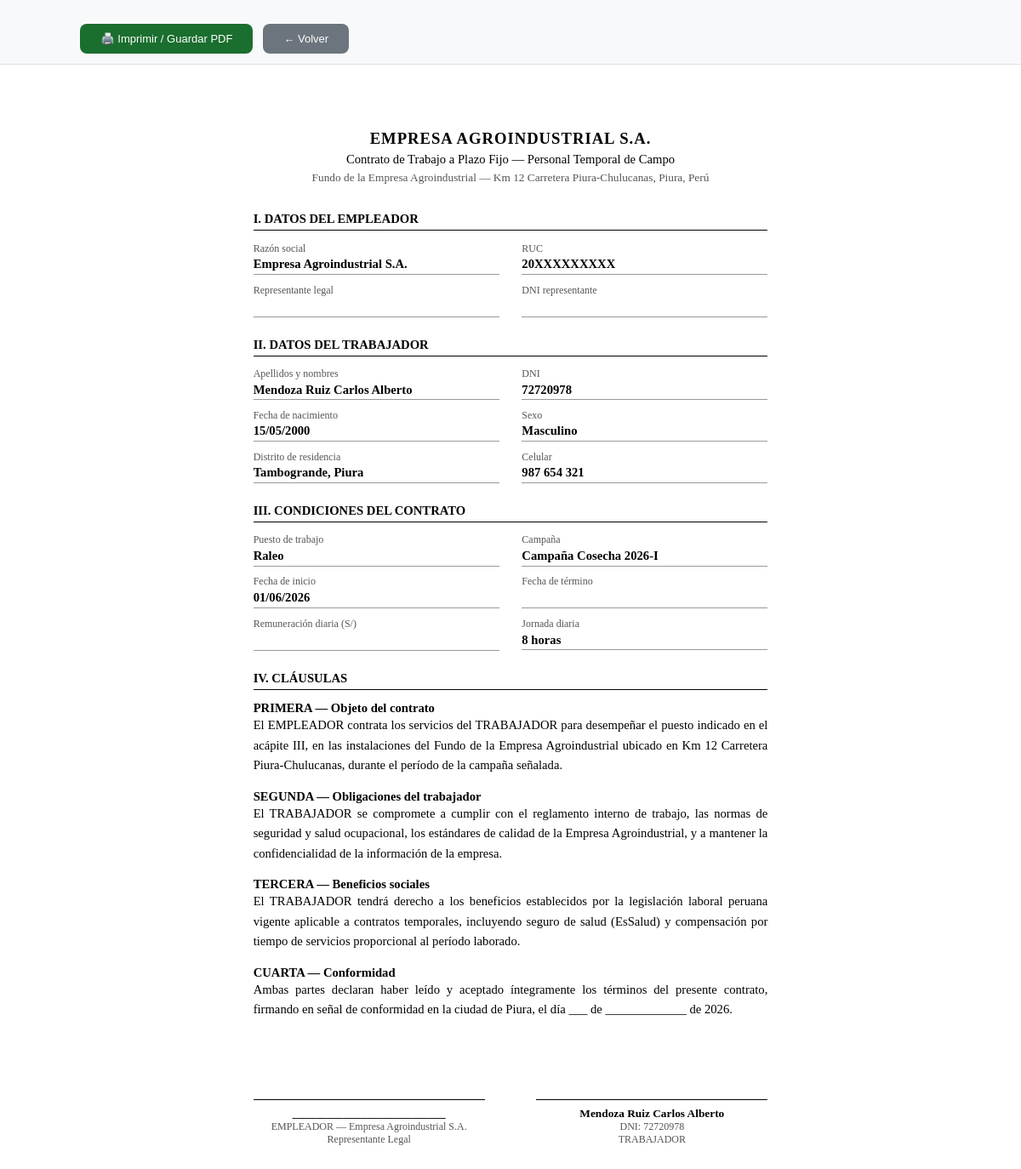
The page /rrhh/postulante/1/contrato (signed in) on the database its author committed.
### models.py (models this page shows, shortened)
class Usuario(UserMixin, db.Model):
    __tablename__ = 'usuarios'
    id = db.Column(db.Integer, primary_key=True)
    dni = db.Column(db.String(8), unique=True, nullable=False)
    nombres = db.Column(db.String(100))          # capturado en registro
    apellidos = db.Column(db.String(100))
    celular = db.Column(db.String(15), nullable=False)
    correo = db.Column(db.String(120), unique=True, nullable=True)  # staff
    password_hash = db.Column(db.String(255), nullable=False)
    rol = db.Column(db.String(20), nullable=False)   # postulante | rrhh | medico
    verificado = db.Column(db.Boolean, default=False)
    otp_code = db.Column(db.String(6), nullable=True)
    otp_expira = db.Column(db.DateTime, nullable=True)
    intentos_fallidos = db.Column(db.Integer, default=0)
    bloqueado_hasta = db.Column(db.DateTime, nullable=True)
    activo = db.Column(db.Boolean, default=True)
    cargo = db.Column(db.String(100), nullable=True)
    password_temporal = db.Column(db.Boolean, default=False)
    es_jefe = db.Column(db.Boolean, default=False)
    creado_en = db.Column(db.DateTime, default=datetime.utcnow)
    postulante = db.relationship('Postulante', backref='usuario', uselist=False)

class Postulante(db.Model):
    __tablename__ = 'postulantes'
    id = db.Column(db.Integer, primary_key=True)
    usuario_id = db.Column(db.Integer, db.ForeignKey('usuarios.id'), nullable=False)
    convocatoria_id = db.Column(db.Integer, db.ForeignKey('convocatorias.id'), nullable=True)
    fecha_nacimiento = db.Column(db.Date)
    sexo = db.Column(db.String(10))
    grado_instruccion = db.Column(db.String(50))
    distrito = db.Column(db.String(60))
    puesto = db.Column(db.String(60))
    es_extrabajador = db.Column(db.Boolean, default=False)
    datos_completos = db.Column(db.Boolean, default=False)
    estado_proceso = db.Column(db.String(40), default='registrado')
    estado_vacante = db.Column(db.String(30), nullable=True)
    fecha_hora_declaracion = db.Column(db.DateTime)
    fecha_hora_habilitacion = db.Column(db.DateTime)
    creado_en = db.Column(db.DateTime, default=datetime.utcnow)
    validado_en_fundo = db.Column(db.Boolean, default=False)
    validado_en_fundo_en = db.Column(db.DateTime)
    codigo_constancia = db.Column(db.String(12), unique=True, nullable=True)
    inducciones = db.relationship('AvanceInduccion', backref='postulante', lazy=True)
    declaracion = db.relationship('DeclaracionSalud', backref='postulante', uselist=False)
    cita = db.relationship('CitaTopico', backref='postulante', uselist=False)
    historial = db.relationship('HistorialEstado', backref='postulante', lazy=True)
    @property
    def dni(self):
        return self.usuario.dni if self.usuario else None
    @property
    def nombres(self):
        return self.usuario.nombres if self.usuario else None
    @property
    def apellidos(self):
        return self.usuario.apellidos if self.usuario else None

class Convocatoria(db.Model):
    __tablename__ = 'convocatorias'
    id = db.Column(db.Integer, primary_key=True)
    nombre = db.Column(db.String(100), nullable=False)
    fecha_apertura = db.Column(db.DateTime, nullable=False)
    fecha_cierre = db.Column(db.DateTime, nullable=False)
    fecha_presentacion = db.Column(db.Date, nullable=False)
    hora_presentacion = db.Column(db.String(10), nullable=False)
    lugar_presentacion = db.Column(db.String(200), nullable=False)
    activa = db.Column(db.Boolean, default=True)
    cerrada_manualmente = db.Column(db.Boolean, default=False)
    creado_en = db.Column(db.DateTime, default=datetime.utcnow)
    puestos = db.relationship('PuestoConvocatoria', backref='convocatoria', lazy=True)

### app.py (the view)
@app.route('/rrhh/postulante/<int:pid>/contrato')
@login_required
@rol_requerido('rrhh')
def rrhh_contrato(pid):
    p = Postulante.query.get_or_404(pid)
    conv = convocatoria_activa()
    return render_template('rrhh/contrato.html', postulante=p, conv=conv)

### app.py (called while the page is built)
@login_manager.user_loader
def load_user(uid):
    return db.session.get(Usuario, int(uid))

def rol_requerido(*roles):
    def decorator(f):
        @wraps(f)
        def wrapped(*args, **kwargs):
            if not current_user.is_authenticated or current_user.rol not in roles:
                flash('Acceso restringido.', 'danger')
                return redirect(url_for('login'))
            return f(*args, **kwargs)
        return wrapped
    return decorator

def convocatoria_activa():
    return Convocatoria.query.filter_by(activa=True).first()

### templates/rrhh/contrato.html (shortened to what this page needs)
<!DOCTYPE html>
<html lang="es">
<head>
</head>
<body>
<div class="no-print-bar">
  <button class="no-print" onclick="window.print()">
    🖨️ Imprimir / Guardar PDF
  </button>
  <button class="no-print sec" onclick="window.close()">
    ← Volver
  </button>
</div>
<div class="page">
  <div class="header">
    <h1>Empresa Agroindustrial S.A.</h1>
    <h2>Contrato de Trabajo a Plazo Fijo — Personal Temporal de Campo</h2>
    <p>Fundo de la Empresa Agroindustrial — Km 12 Carretera Piura-Chulucanas, Piura, Perú</p>
  </div>
  <h3>I. Datos del empleador</h3>
  <div class="field-row">
    <div class="field">
      <div class="field-label">Razón social</div>
      <div class="field-value">Empresa Agroindustrial S.A.</div>
    </div>
    <div class="field">
      <div class="field-label">RUC</div>
      <div class="field-value">20XXXXXXXXX</div>
    </div>
  </div>
  <div class="field-row">
    <div class="field">
      <div class="field-label">Representante legal</div>
      <div class="field-value blank"></div>
    </div>
    <div class="field">
      <div class="field-label">DNI representante</div>
      <div class="field-value blank"></div>
    </div>
  </div>
  <h3>II. Datos del trabajador</h3>
  <div class="field-row">
    <div class="field">
      <div class="field-label">Apellidos y nombres</div>
      <div class="field-value">{{ postulante.apellidos }} {{ postulante.nombres }}</div>
    </div>
    <div class="field">
      <div class="field-label">DNI</div>
      <div class="field-value">{{ postulante.dni }}</div>
    </div>
  </div>
  <div class="field-row">
    <div class="field">
      <div class="field-label">Fecha de nacimiento</div>
      <div class="field-value">{{ postulante.fecha_nacimiento.strftime('%d/%m/%Y') if postulante.fecha_nacimiento else '________' }}</div>
    </div>
    <div class="field">
      <div class="field-label">Sexo</div>
      <div class="field-value">{{ postulante.sexo or '________' }}</div>
    </div>
  </div>
  <div class="field-row">
    <div class="field">
      <div class="field-label">Distrito de residencia</div>
      <div class="field-value">{{ postulante.distrito or '________' }}, Piura</div>
    </div>
    <div class="field">
      <div class="field-label">Celular</div>
      <div class="field-value">{{ postulante.usuario.celular }}</div>
    </div>
  </div>
  <h3>III. Condiciones del contrato</h3>
  <div class="field-row">
    <div class="field">
      <div class="field-label">Puesto de trabajo</div>
      <div class="field-value">{{ postulante.puesto or '________' }}</div>
    </div>
    <div class="field">
      <div class="field-label">Campaña</div>
      <div class="field-value">{{ conv.nombre if conv else '________' }}</div>
    </div>
  </div>
  <div class="field-row">
    <div class="field">
      <div class="field-label">Fecha de inicio</div>
      <div class="field-value">{{ conv.fecha_presentacion.strftime('%d/%m/%Y') if conv else '________' }}</div>
    </div>
    <div class="field">
      <div class="field-label">Fecha de término</div>
      <div class="field-value blank"></div>
    </div>
  </div>
  <div class="field-row">
    <div class="field">
      <div class="field-label">Remuneración diaria (S/)</div>
      <div class="field-value blank"></div>
    </div>
    <div class="field">
      <div class="field-label">Jornada diaria</div>
      <div class="field-value">8 horas</div>
    </div>
  </div>
  <h3>IV. Cláusulas</h3>
  <div class="clausulas">
    <div class="clausula">
      <div class="clausula-titulo">PRIMERA — Objeto del contrato</div>
      <div class="clausula-texto">El EMPLEADOR contrata los servicios del TRABAJADOR para desempeñar el puesto indicado en el acápite III, en las instalaciones del Fundo de la Empresa Agroindustrial ubicado en Km 12 Carretera Piura-Chulucanas, durante el período de la campaña señalada.</div>
    </div>
    <div class="clausula">
      <div class="clausula-titulo">SEGUNDA — Obligaciones del trabajador</div>
      <div class="clausula-texto">El TRABAJADOR se compromete a cumplir con el reglamento interno de trabajo, las normas de seguridad y salud ocupacional, los estándares de calidad de la Empresa Agroindustrial, y a mantener la confidencialidad de la información de la empresa.</div>
    </div>
    <div class="clausula">
      <div class="clausula-titulo">TERCERA — Beneficios sociales</div>
      <div class="clausula-texto">El TRABAJADOR tendrá derecho a los beneficios establecidos por la legislación laboral peruana vigente aplicable a contratos temporales, incluyendo seguro de salud (EsSalud) y compensación por tiempo de servicios proporcional al período laborado.</div>
    </div>
    <div class="clausula">
      <div class="clausula-titulo">CUARTA — Conformidad</div>
      <div class="clausula-texto">Ambas partes declaran haber leído y aceptado íntegramente los términos del presente contrato, firmando en señal de conformidad en la ciudad de Piura, el día ___ de _____________ de 2026.</div>
    </div>
  </div>
  <div class="firmas">
    <div class="firma-box">
      <div class="firma-linea">
        <div class="firma-nombre">___________________________</div>
        <div class="firma-cargo">EMPLEADOR — Empresa Agroindustrial S.A.</div>
        <div class="firma-cargo">Representante Legal</div>
      </div>
    </div>
    <div class="firma-box">
      <div class="firma-linea">
        <div class="firma-nombre">{{ postulante.apellidos }} {{ postulante.nombres }}</div>
        <div class="firma-cargo">DNI: {{ postulante.dni }}</div>
        <div class="firma-cargo">TRABAJADOR</div>
      </div>
    </div>
  </div>
</div>
</body>
</html>

### templates/rrhh/contrato.html (style rules this page uses)
* { margin: 0; padding: 0; box-sizing: border-box; }
body { font-family: 'Times New Roman', serif; font-size: 12pt; color: #000; background: #fff; }
.page { max-width: 210mm; margin: 0 auto; padding: 20mm 25mm; }
.header { text-align: center; margin-bottom: 24pt; }
.header h1 { font-size: 14pt; font-weight: bold; text-transform: uppercase; letter-spacing: 1px; }
.header h2 { font-size: 11pt; font-weight: normal; margin-top: 4pt; }
.header p { font-size: 10pt; color: #555; margin-top: 4pt; }
h3 { font-size: 11pt; font-weight: bold; text-transform: uppercase; border-bottom: 1px solid #000; padding-bottom: 3pt; margin: 18pt 0 10pt; }
.field-row { display: flex; gap: 20pt; margin-bottom: 8pt; }
.field { flex: 1; }
.field-label { font-size: 9pt; color: #555; margin-bottom: 2pt; }
.field-value { font-size: 11pt; font-weight: bold; border-bottom: 1px solid #999; padding-bottom: 2pt; min-width: 80pt; }
.field-value.blank { min-height: 16pt; }
.clausulas { margin-top: 10pt; }
.clausula { margin-bottom: 12pt; }
.clausula-titulo { font-weight: bold; font-size: 11pt; }
.clausula-texto { text-align: justify; line-height: 1.6; font-size: 11pt; }
.firmas { display: flex; justify-content: space-between; margin-top: 40pt; }
.firma-box { text-align: center; width: 45%; }
.firma-linea { border-top: 1px solid #000; margin-top: 30pt; padding-top: 6pt; }
.firma-nombre { font-size: 10pt; font-weight: bold; }
.firma-cargo { font-size: 9pt; color: #555; }
.no-print { background: #1a6e2e; color: white; border: none; padding: 10px 24px; border-radius: 8px; font-size: 13px; cursor: pointer; margin: 16px 8px 0 0; }
.no-print.sec { background: #6c757d; }
.no-print-bar { padding: 12px 25mm; background: #f8f9fa; border-bottom: 1px solid #dee2e6; }

### rows shown on the page
Usuario: apellidos "Mendoza Ruiz", nombres "Carlos Alberto", dni "72720978", usuario.celular "987 654 321"
Postulante: fecha_nacimiento "15/05/2000", sexo "Masculino", distrito "Tambogrande", puesto "Raleo"
Convocatoria: nombre "Campaña Cosecha 2026-I", fecha_presentacion "01/06/2026"
